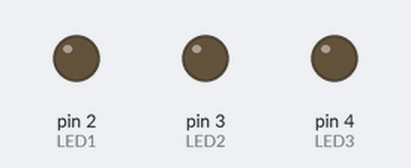
This sketch was run on a simulated Arduino Uno, built with avr-gcc and run on an emulated ATmega328P. Parts: output pins drawn as LEDs (lit = HIGH).

Above: at 0.12 s.
At 0.87 s:
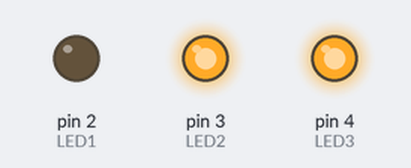
At 1.37 s:
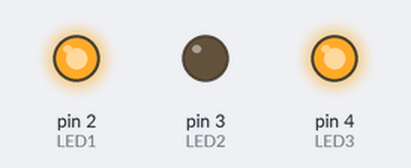
At 2.63 s:
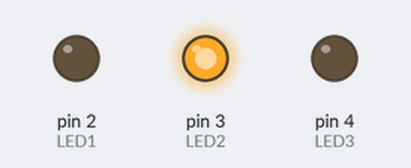
At 3.63 s:
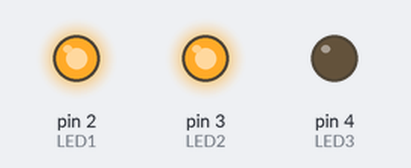
At 4.38 s:
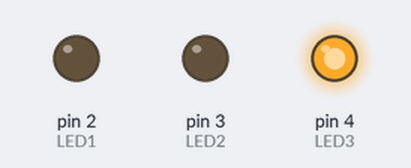
Timing chart, 0 to 4.7 s (numbered marks = the images above):
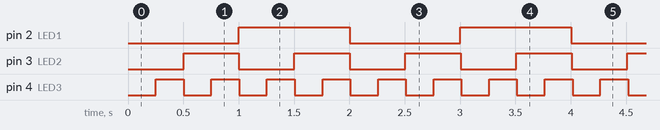

The sketch:

Arduino_Code.ino
```cpp
unsigned long ms_from_start=0;
unsigned long ms_previous_read_LED1=0;
unsigned long LED1_interval=1000;
unsigned long ms_previous_read_LED2=0;
unsigned long LED2_interval=500;
unsigned long ms_previous_read_LED3=0;
unsigned long LED3_interval=250;

#define LED1 2
#define LED2 3
#define LED3 4

int LED1_state=0;
int LED2_state=0;
int LED3_state=0;

void setup(){
  pinMode(LED1,OUTPUT);
  pinMode(LED2,OUTPUT);
  pinMode(LED3,OUTPUT);
}

void loop(){
  ms_from_start = millis();
  if(ms_from_start-ms_previous_read_LED1>LED1_interval){
    ms_previous_read_LED1=ms_from_start;
    if(LED1_state==0)LED1_state=1;else LED1_state=0;
      digitalWrite(LED1,LED1_state);
  }
    if(ms_from_start-ms_previous_read_LED2>LED2_interval){
    ms_previous_read_LED2=ms_from_start;
    if(LED2_state==0)LED2_state=1;else LED2_state=0;
      digitalWrite(LED2,LED2_state);
  }
      if(ms_from_start-ms_previous_read_LED3>LED3_interval){
    ms_previous_read_LED3=ms_from_start;
    if(LED3_state==0)LED3_state=1;else LED3_state=0;
      digitalWrite(LED3,LED3_state);
  }
}
```

Measured:
- by itself, pin 2 (LED1): alternates HIGH for 1.0 s and LOW for 1.0 s
- by itself, pin 3 (LED2): alternates HIGH for 0.50 s and LOW for 0.50 s
- by itself, pin 4 (LED3): alternates HIGH for 0.25 s and LOW for 0.25 s
